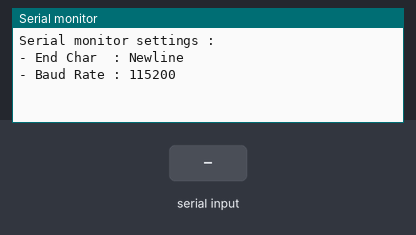
Simulated run of this sketch. Board: ESP32. On the bench: the last lines printed to the serial monitor. Inputs (shaded band) come from the test bench.

Above: at 4.2 s.
4.3 s: "1" received over the second serial link
At 5.9 s:
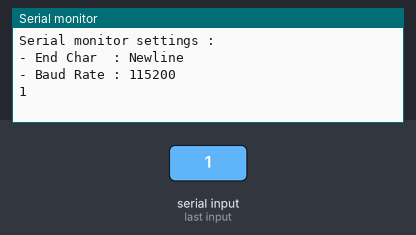
6.8 s: "0" received over the second serial link
At 9.0 s:
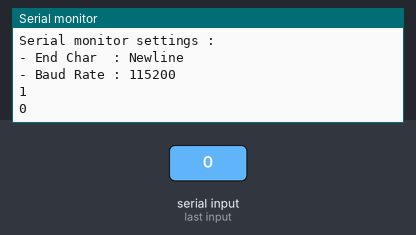

Measured:
- after the input at 4.3 s, the serial monitor: prints a new line after 1.0 s (image 1)
- after the input at 6.8 s, the serial monitor: prints a new line after 1.0 s (image 2)

The sketch:

LoRa-ESP32.ino
```cpp
// Include the necessary library
#include <HardwareSerial.h>

// Create an instance of HardwareSerial
HardwareSerial ReyaxLoRaSerial(1);

void setup() {
  // Initialize the primary hardware serial port for monitoring
  Serial.begin(115200);
  Serial.println();
  delay(2000);

  // Initialize the secondary hardware serial port for communication with Reyax LoRa
  // Parameters are (TX pin, RX pin)
  ReyaxLoRaSerial.begin(9600, SERIAL_8N1, 4, 5); // Change 4 and 5 to the pins you want to use

  delay(1000);

  Serial.println();
  Serial.println("Serial monitor settings :");
  Serial.println("- End Char  : Newline");
  Serial.println("- Baud Rate : 115200");
  Serial.println();
}

void loop() {
  // Read data from ReyaxLoRa and send it to Serial monitor
  if (ReyaxLoRaSerial.available()) {
    Serial.println(ReyaxLoRaSerial.readString());
  }

  // Read data from Serial monitor and send it to ReyaxLoRa
  if (Serial.available()) {
    ReyaxLoRaSerial.print(Serial.readString());
  }
}
```
